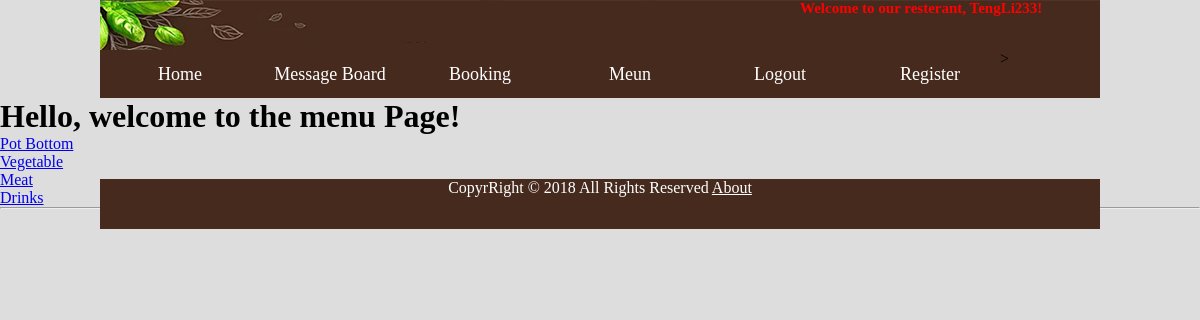
Page /HotPotWebsite/menu/ (signed in) on the committed database.
### HotPotWebsite/models.py (models this page shows, shortened)
class MenuCategory(models.Model):
    name = models.CharField(max_length=128, unique=True)
    slug = models.SlugField(unique=True)
    class Meta:
        verbose_name_plural = 'categories'

### HotPotWebsite/views.py (the view)
def menu(request):
    category_list = MenuCategory.objects.all
    context_dict = {'categories': category_list}
    return render(request, 'HotPotWebsite/menu.html', context_dict)

### templates/HotPotWebsite/menu.html
{% extends 'HotPotWebsite/base.html' %}
{% load staticfiles %}
{% block body_block %}
    <h1> Hello, welcome to the menu Page!</h1>
        {% if categories %}
            {% for category in categories %}
                <li><a href="/HotPotWebsite/category/{{category.slug}}">{{category.name}}</a></li>
            {% endfor %}
        {% else %}
            <strong> We do not want to open today! </strong>
        {% endif %}
{% endblock %}

### templates/HotPotWebsite/base.html (shortened to what this page needs)
<!DOCTYPE html>
{% load staticfiles %}
{% load HotPotWebsite_template_tags %}
<html>
 	<head>
		<link rel="stylesheet" href="{% static 'style/css.css' %}" />
	</head>
    <body>
		<div class="head">
			<div class="logo">
				{% if user.is_authenticated %}
					<font size=1 face="Times" color="RED">
						<h2>Welcome to our resterant, {{user.username}}!</h2>
					</font>
				{% endif %}
			</div>
            <div class="menu">
				<ul>
					<li><a href="{% url 'index' %}">Home</a></li>
					<li><a href="{% url 'message_board' %}">Message Board</a></li>
					<li><a href="{% url 'book' %}">Booking</a></li>
					<li><a href="{% url 'menu' %}">Meun</a></li>
					{% if user.is_authenticated %}
						<li><a href="{% url 'logout' %}">Logout</a> </li>>
					{% else %}
						<li><a href="{% url 'login' %}">Login</a></li>
					{% endif %}
					<li><a href="{% url 'register' %}">Register</a></li>
				</ul>
			</div>
        </div>
        <div>
            {% block body_block %}
            {% endblock %}
        </div>
        <div class="bottom">
        	<p>CopyrRight © 2018 All Rights Reserved <a href="{% url 'about' %}">About</a> </p>
        </div>
    </body>
</html>

### static/style/css.css (style rules this page uses)
body { background-color:#DDD; }
.head { margin-left:auto; margin-right:auto; width:1000px; height:98px; background-image:url(../image/head.png); background-repeat: no-repeat; }
.logo { position:absolute; margin-left: 700px; width:300px; height:150px; }
.menu { position:absolute; width:1000px; height:48px; margin-top:50px; margin-left: 0px; background-color: rgb(70,42,30); }
.menu ul { margin:auto; padding-left: 40; }
.menu ul li { list-style:none; float:left; padding-left: 10px; width:140px; height:48px; line-height:48px; color: white; font-size:large; }
.menu ul li a { color:#FFFFFF; text-decoration:none; display:block; height:48px; text-align:center; }
* { margin:0; padding:0; list-style:none; }
.bottom { margin:0 auto; margin-top: -30px; width:1000px; height: 50px; background-color: rgb(70,42,30) ; text-align: center; overflow:hidden; }
.bottom p { text-align: center; color: white; overflow:hidden; }
.bottom p a { text-align: center; color: white; }

### rows in the picture
MenuCategory: name "Pot Bottom"
MenuCategory: name "Vegetable"
MenuCategory: name "Meat"
MenuCategory: name "Drinks"

### other values in the picture
{{ user.username }} "TengLi233"
